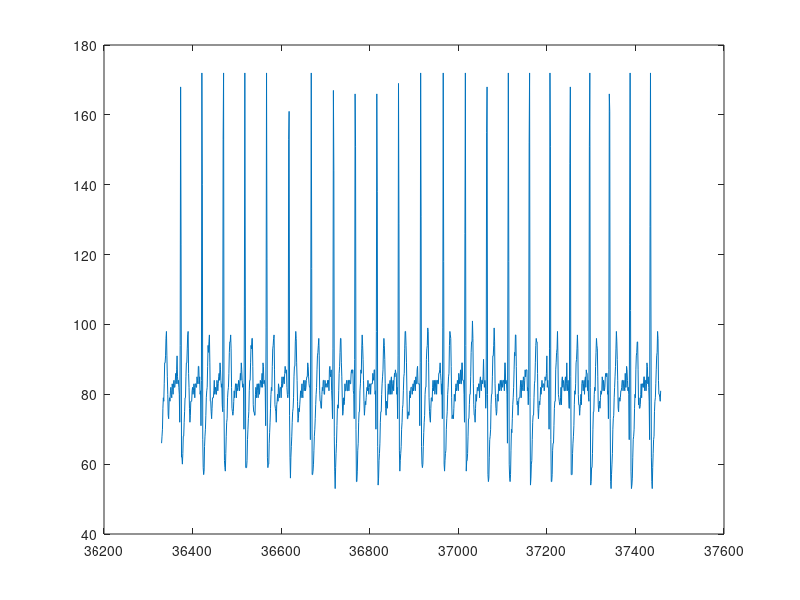

Here is the MATLAB script that generated this plot:
x = dlmread ("MyTest241006.csv", ";",2,0);
%y =
#xAchse=0;1;100

%plot(dlmread ("MyTest241006.csv", ","))
plot(x(:,1),x(:,2));
